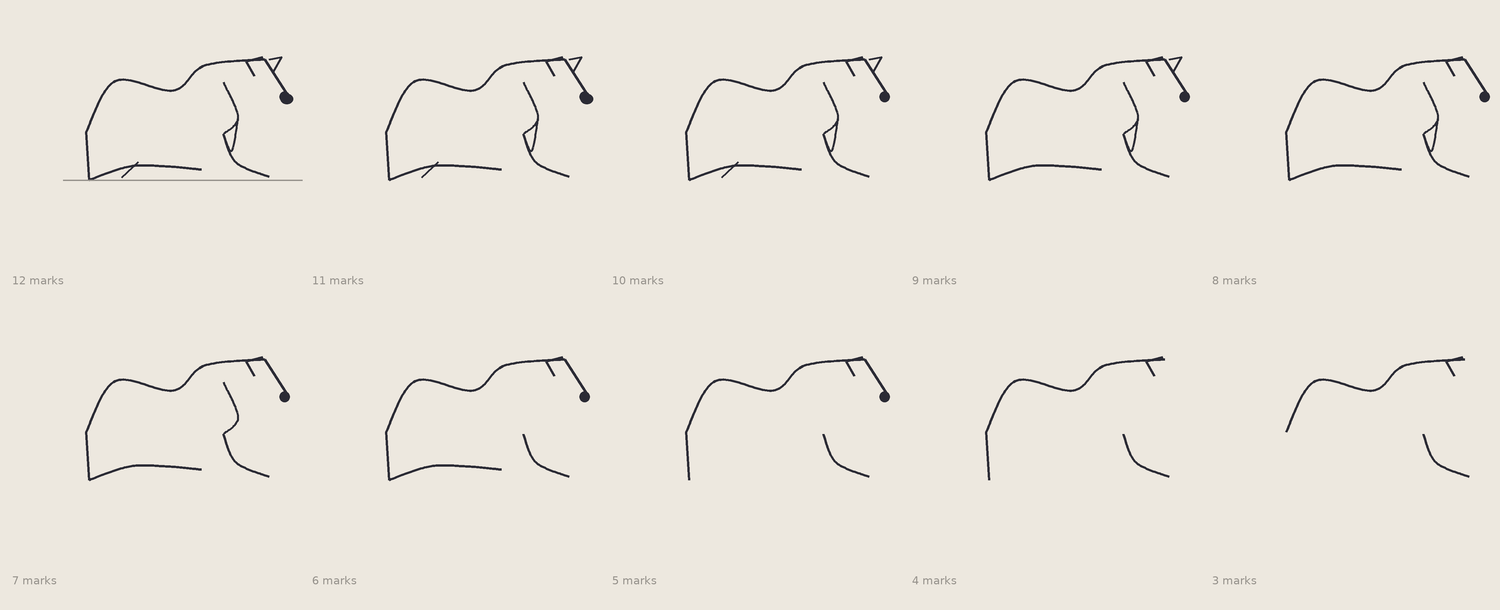

Write Python code to recreate this figure.
"""A33 — The Cow That Disappears. The same zebu calf, reduced: ten drawings, each with fewer
marks than the last, down to the minimum that still preserves THIS calf (not 'a cow'). Only
removal, no additions. Observational question: which relationships survive longest, which
collapse first."""
import numpy as np
from PIL import Image, ImageDraw, ImageFont
SS=3
PAPER=(237,232,223); INK=(43,43,53); MID=(150,146,140)

LM=dict(  # same calf as A32, facing right
 rumpground=(0.05,0.0), rumpback=(0.02,0.46), hip=(0.30,0.95), loin=(0.86,0.86),
 withers=(1.16,1.10), neckbase=(1.34,0.94), poll=(1.74,1.16), nose=(1.97,0.80),
 jaw=(1.66,0.64), throat=(1.48,0.60), dewlap=(1.42,0.28), chest=(1.34,0.44),
 brisket=(1.13,0.10), bellymid=(0.80,0.13), bellyrear=(0.44,0.13),
 carpus=(1.46,0.17), forehoof=(1.78,0.03), hock=(0.52,0.17), hindhoof=(0.36,0.02),
)
def cm(nodes,n=24,closed=False):
    P=[np.array(p,float) for p in nodes]; P=([P[0]]+P+[P[-1]])
    out=[]
    for i in range(1,len(P)-2):
        p0,p1,p2,p3=P[i-1],P[i],P[i+1],P[i+2]
        for t in np.linspace(0,1,n,endpoint=False):
            t2=t*t;t3=t2*t
            out.append(0.5*((2*p1)+(-p0+p2)*t+(2*p0-5*p1+4*p2-p3)*t2+(-p0+3*p1-3*p2+p3)*t3))
    out.append(P[-2]); return out
class Cm:
    def __init__(s,ox,oy,sc): s.ox,s.oy,s.sc=ox,oy,sc
    def __call__(s,k):
        x,y=LM[k] if isinstance(k,str) else k; return (s.ox+x*s.sc, s.oy-y*s.sc)
def line(d,pts,col=INK,w=2.4): d.line([(int(p[0]*SS),int(p[1]*SS)) for p in pts],fill=col,width=max(1,int(w*SS)),joint="curve")
def ell(d,c,rx,ry,col=INK): d.ellipse([int((c[0]-rx)*SS),int((c[1]-ry)*SS),int((c[0]+rx)*SS),int((c[1]+ry)*SS)],fill=col)

# ---- the marks (each a single stroke/element), keyed ----
def m_backarc(d,P,sc):   line(d,cm([P('poll'),P('withers'),P('loin'),P('hip'),P('rumpback')]),w=2.6)  # 1 spine+hump+hip
def m_ear(d,P,sc):       p=P('poll'); line(d,[(p[0]-0.02*sc,p[1]-0.02*sc),(p[0]-0.18*sc,p[1]+0.02*sc),(p[0]-0.10*sc,p[1]+0.16*sc)],w=2.4)  # 2 big near ear
def m_headtilt(d,P,sc):  line(d,[P('poll'),P('nose')],w=2.4); ell(d,(P('nose')[0]-0.04*sc,P('nose')[1]),0.05*sc,0.05*sc)  # 3 head direction
def m_foreleg(d,P,sc):   line(d,cm([P('chest'),P('carpus'),P('forehoof')]),w=2.4)  # 4 folded foreleg forward
def m_hindrear(d,P,sc):  line(d,cm([P('rumpback'),P('rumpground'),(LM['rumpground'][0]+0.5,0.0)]) if False else [P('rumpback'),P('rumpground')],w=2.4)  # 5 rump to ground
def m_brisket(d,P,sc):   line(d,cm([P('brisket'),P('bellymid'),P('bellyrear'),P('rumpground')]),w=2.4)  # 6 belly resting on ground
def m_neckunder(d,P,sc): line(d,cm([P('neckbase'),P('throat'),P('chest')]),w=2.2)  # 7 under-neck / chest
def m_dewlap(d,P,sc):    line(d,cm([P('throat'),P('dewlap'),P('chest')]),w=2.0)  # 8 dewlap
def m_farear(d,P,sc):    p=P('poll'); line(d,[(p[0]+0.04*sc,p[1]),(p[0]+0.16*sc,p[1]-0.02*sc),(p[0]+0.08*sc,p[1]+0.12*sc)],w=2.0)  # 9
def m_muzzle(d,P,sc):    ell(d,(P('nose')[0]-0.02*sc,P('nose')[1]+0.02*sc),0.06*sc,0.05*sc)  # 10
def m_hindtuck(d,P,sc):  line(d,[P('hock'),P('hindhoof')],w=2.2)  # 11
def m_ground(d,P,sc):    line(d,[P((-0.2,0.0)),P((2.1,0.0))],col=MID,w=1.4)  # 12

MARKS={1:m_backarc,2:m_ear,3:m_headtilt,4:m_foreleg,5:m_hindrear,6:m_brisket,
       7:m_neckunder,8:m_dewlap,9:m_farear,10:m_muzzle,11:m_hindtuck,12:m_ground}
# removal order (earliest dropped first): ground, muzzle, hindtuck, farear, dewlap, neckunder, brisket, headtilt, hindrear
STAGES=[
 [1,2,3,4,5,6,7,8,9,10,11,12],
 [1,2,3,4,5,6,7,8,9,10,11],
 [1,2,3,4,5,6,7,8,9,11],
 [1,2,3,4,5,6,7,8,9],
 [1,2,3,4,5,6,7,8],
 [1,2,3,4,5,6,7],
 [1,2,3,4,5,6],
 [1,2,3,4,5],
 [1,2,4,5],
 [1,2,4],
]

def render(path):
    cols,rows=5,2; cw,ch=300,300; W,H=cols*cw,rows*ch+10
    img=Image.new("RGB",(W*SS,H*SS),PAPER); d=ImageDraw.Draw(img)
    try: font=ImageFont.truetype('/usr/share/fonts/truetype/dejavu/DejaVuSans.ttf',int(11*SS))
    except: font=ImageFont.load_default()
    for i,marks in enumerate(STAGES):
        cxo=(i%cols)*cw; cyo=(i//cols)*ch
        P=Cm(cxo+cw*0.28, cyo+ch*0.60, 104)
        for mid in marks: MARKS[mid](d,P,104)
        d.text((int((cxo+12)*SS),int((cyo+ch-26)*SS)), f"{len(marks)} marks", fill=MID, font=font)
    img=img.resize((W,H),Image.LANCZOS); img.save(path); print("saved",path)

if __name__=="__main__":
    render("/sessions/wizardly-stoic-cerf/mnt/hessentials/illustration/loomis/sketch201_u5_a33_cow_vanishes.png")
